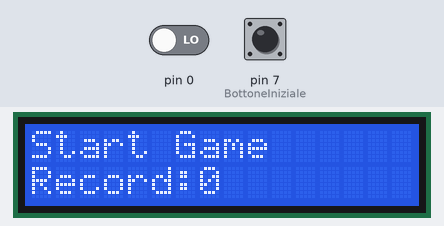
Recording of a sketch running on a simulated Arduino Uno, built with avr-gcc and run on an emulated ATmega328P. On the bench: 16×2 character LCD. The inputs (shaded band) are chosen by the test bench; at power-on: pin 7 (BottoneIniziale) LOW, pin 0 LOW. Random numbers use the default seed unless the sketch sets one.

Above: at 1.2 s.
1.3 s: pin 7 (BottoneIniziale) pulled HIGH for 0.15 s
At 2.6 s:
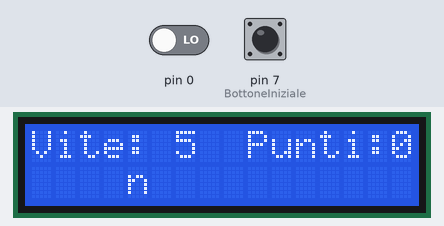
4.4 s: pin 0 driven HIGH
At 5.3 s:
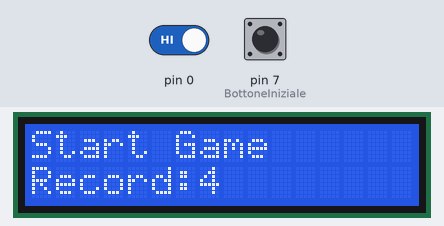
5.9 s: pin 7 (BottoneIniziale) pulled HIGH for 3.2 s
At 6.41 s:
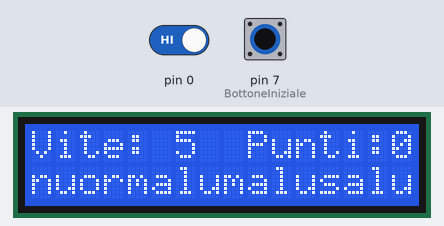
10.6 s: pin 7 (BottoneIniziale) pulled HIGH for 1 s
At 10.77 s:
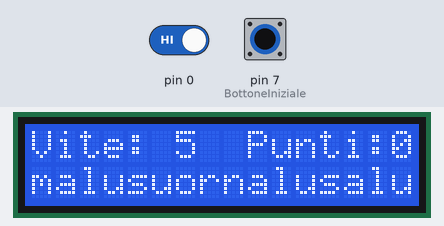
13.1 s: pin 7 (BottoneIniziale) pulled HIGH for 0.15 s
At 13.22 s:
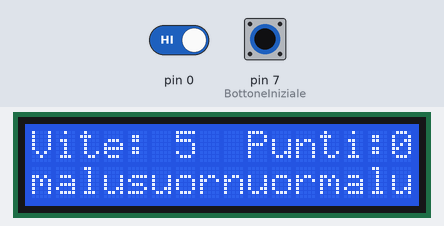
14.7 s: pin 7 (BottoneIniziale) pulled HIGH for 3.2 s
At 14.91 s:
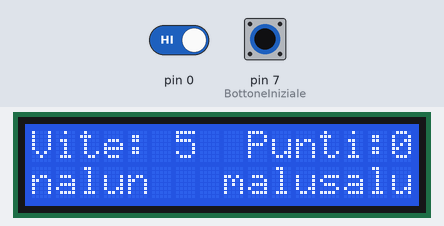
Timing chart, 0 to 17.7 s (numbered marks = the images above; inputs shaded):
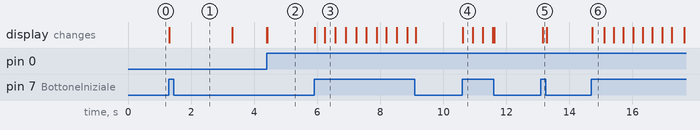

The sketch:

Beltrame_piGreco.ino
```cpp
#include <LiquidCrystal.h>
LiquidCrystal lcd(14, 13, 12, 11, 10, 9);

int NumRandom;
int BottoneIniziale;
int Record;
int Vite;
int PuntiCorrentePartita;
int Bottone1;
int Bottone2;
int Bottone3;
int Bottone4;
int Bottone5;
int PosRandom;
int ArrPos[5] = {0, 4, 8, 12, 15};
int ArrButtons[5] = { Bottone1, Bottone2, Bottone3, Bottone4, Bottone5};


void setup() {
  lcd.begin(16, 2);
  Record = 0;
  Bottone1 = 2;
  Bottone2 = 3;
  Bottone3 = 4;
  Bottone4 = 5;
  Bottone5 = 6;
  BottoneIniziale = 7;

  pinMode (Bottone1,INPUT);
  pinMode (Bottone2,INPUT);
  pinMode (Bottone3,INPUT);
  pinMode (Bottone4,INPUT);
  pinMode (Bottone5,INPUT);
  pinMode (BottoneIniziale,INPUT);

  SchermataIniziale();
}
void SchermataGioco()
{
   lcd.clear();
   lcd.setCursor(0,0);
   lcd.print("Vite: " +String(Vite));
   lcd.setCursor(9,0);
   lcd.print("Punti:" + String(PuntiCorrentePartita));
}
void SchermataIniziale()
{
  lcd.clear();
  lcd.setCursor(0,0);
  lcd.print("Start Game");
  lcd.setCursor(0,1);
  lcd.print("Record:" + String(Record));
}


void NumRandomMet(int valoreA, int valoreB)
{
  NumRandom = random(valoreA,  valoreB);
}

void BottoneInizialeMetodo (int bottone)
{
  bool fatto=false;

  while(!fatto)
  {
  if (digitalRead(bottone)==HIGH)
   {
    fatto=true;
   }
  }
}
void Gioco()
{bool fatto= false;
SchermataGioco();
while(!fatto && Vite>0)                                     //LOOP PER GIOCARE
{ NumRandomMet(0,9);
if(NumRandom >=0 && NumRandom <=5)
  {PosRandom = random(0,4);                                  //POSIZIONE RANDOM
   lcd.setCursor(ArrPos[PosRandom],1);
   lcd.print("n");
   int Tempo1 = millis();
   int Tempo2;
  bool finito=false;
while(!finito)
   {if (digitalRead(ArrButtons[PosRandom])==HIGH)
     {PuntiCorrentePartita++;
      finito=true;
     }
Tempo2=millis();
if(Tempo2- Tempo1>=2000)                                        //SE PASSANO 2 SECONDI PERDI
    {finito=true;
     Vite--;
    }
   }
  }

else if(NumRandom>=6 && NumRandom <=7)                       //SE è NELLA CATEGORIA MALUS TOGLI UNA VITA
   {PosRandom=random(0,4);
   lcd.setCursor(ArrPos[PosRandom],1);
   lcd.print("malus");
   int Tempo1 = millis();
   int Tempo2;
   bool finito = false;
   while(!finito)
      {if(digitalRead(ArrButtons[PosRandom])==HIGH)
        {Vite --;
         finito=true;
        }
      }
   }

else
{PosRandom=random(0,4);
lcd.setCursor(ArrPos[PosRandom],1);
lcd.print("cuore");
int Tempo1 = millis();
int Tempo2;
bool finito = false;
while(!finito)
       {if(digitalRead(ArrButtons[PosRandom])==HIGH)
         {Vite++;
          finito=true;
         }
          Tempo2=millis();
          if(Tempo2-Tempo1>=1500)
          {finito=true;
          }
       }
    }
  }
}


void loop(){
if(PuntiCorrentePartita>Record)
{
  Record = PuntiCorrentePartita;
}
             Vite=5;
             PuntiCorrentePartita=0;
             SchermataIniziale();
             BottoneInizialeMetodo(BottoneIniziale);
             Gioco();
            }
```

Measured:
- after the input at 1.3 s, the display: changes at once (image 1)
- after the input at 5.9 s, the display: first changes at once (image 3 shows a later state)
- after the input at 10.6 s, the display: changes at once (image 4)
- after the input at 13.1 s, the display: changes after 0.06 s (image 5)
- after the input at 14.7 s, the display: changes at once (image 6)
